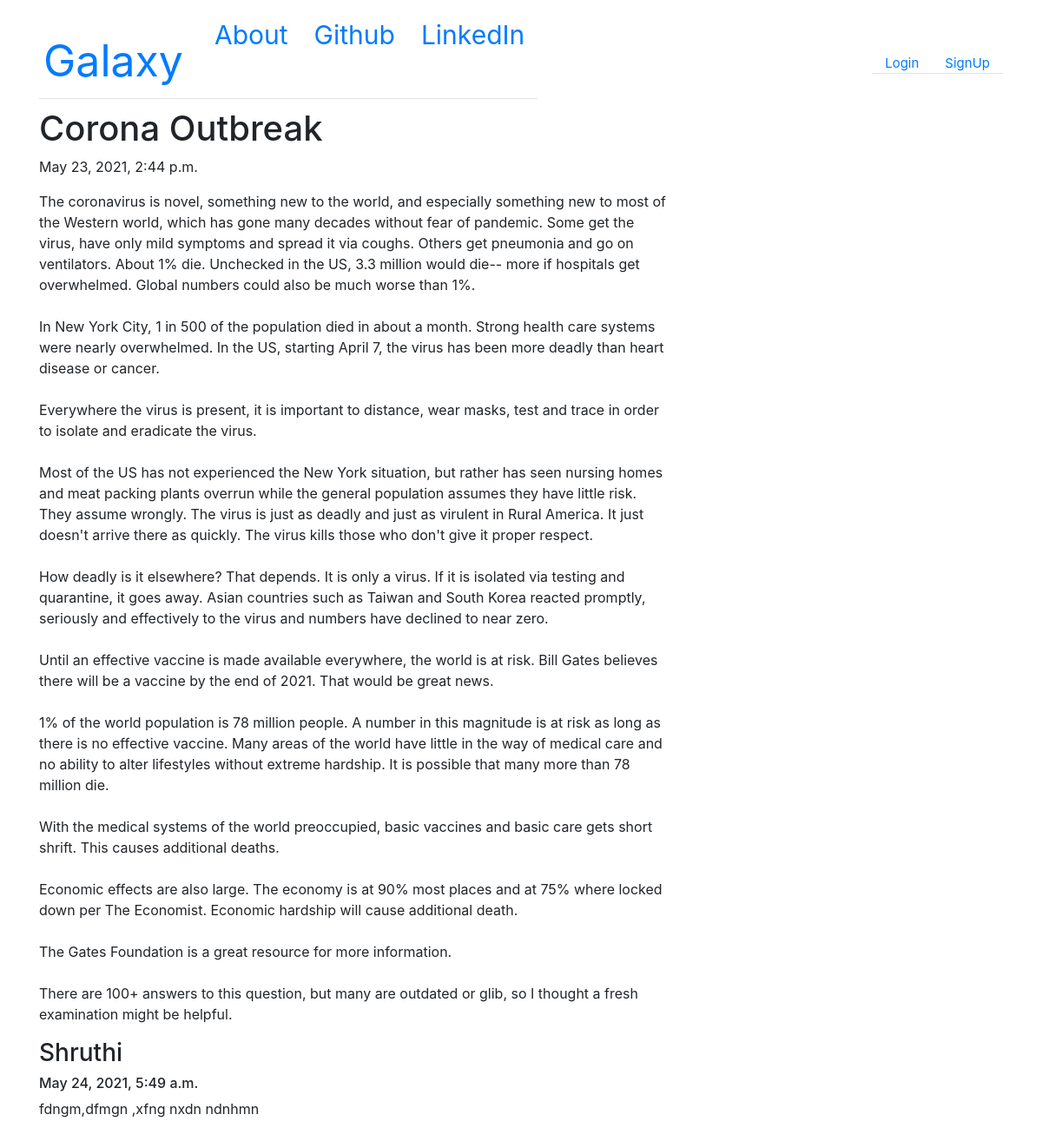
Screenshot of /blogs/postdetail/21/ with the database file from the repository.
### blogs/models.py (models this page shows, shortened)
class Post(models.Model):
    author = models.ForeignKey('auth.User', on_delete=models.CASCADE, null = True)
    title = models.CharField(max_length = 200)
    text = models.TextField()
    likes = models.IntegerField(null = True)
    created_date = models.DateTimeField(default = timezone.now)
    published_date = models.DateTimeField(blank = True, null = True)

class Comment(models.Model):
    post = models.ForeignKey('blogs.Post', related_name = 'comments', on_delete=models.CASCADE, null = True)
    author = models.CharField(max_length = 200)
    text = models.TextField()
    created_date = models.DateTimeField(default = timezone.now)
    is_approved = models.BooleanField(default = False)

### blogs/views.py (the view)
# urls.py: path('postdetail/<int:pk>/', views.PostDetail.as_view(), name = 'post_detail'),
class PostDetail(DetailView):
    model = Post

### blogs/templates/blogs/post_detail.html (shortened to what this page needs)
{% extends 'base.html' %}
{% block content %}
  <div class="">
    <h1>{{ post.title }}</h1>
    {% if post.published_date %}
      <p>{{ post.published_date }}</p>
    {% endif %}
  </div>
  <div class="">
      <p>{{ post.text|safe|linebreaksbr }}</p>
  </div>
  <div class="">
      {% for comment in post.comments.all %}
        <div class="">
          <div class="">
            <h3>{{ comment.author }}</h3>
            <h6>{{ comment.created_date }}</h6>
          </div>
          <p>{{ comment.text|safe|linebreaksbr }}</p>
        </div>
      {%empty%}
          <p>"No comments posted !! "</p>
      {% endfor %}
  </div>
{% endblock %}

### blogs/static/css/blogs.css (style rules this page uses)
body { padding-top: 10px; padding-bottom: 80px; }

### rows the page displays
Post: title "Corona Outbreak", published_date "May 23, 2021, 2:44 p.m.", text "The coronavirus is novel, something new to the world, and especially something new to most of the Western world, which has gone many decades without fear of pandemic. Some get the virus, have only mild symptoms and spread it via coughs. Others get pneumonia and go on ventilators. About 1% die. Unchecked in the US, 3.3 million would die-- more if hospitals get overwhelmed. Global numbers could also be much worse than 1%. In New York City, 1 in 500 of the population died in about a month. Strong health care systems were nearly overwhelmed. In the US, starting April 7, the virus has been more deadly than heart disease or cancer. Everywhere the virus is present, it is important to distance,…"
Comment: author "Shruthi", created_date "May 24, 2021, 5:49 a.m.", text "fdngm,dfmgn ,xfng nxdn ndnhmn"
